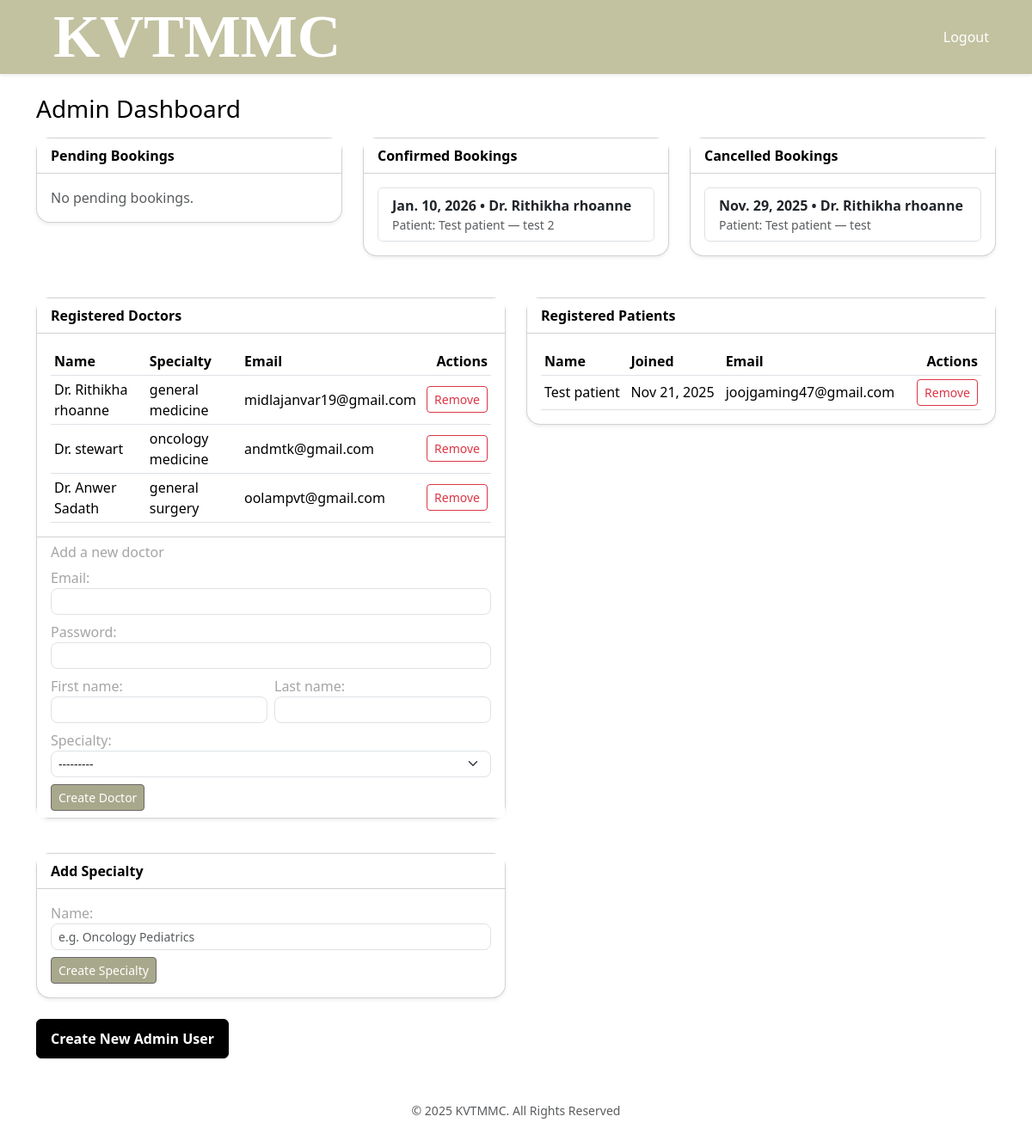
The page /appointments/admin/dashboard/ (signed in) on the database its author committed.
### appointments/models.py (models this page shows, shortened)
class Appointment(models.Model):
    class Status(models.TextChoices):
        PENDING = "PENDING", "Pending"
        CONFIRMED = "CONFIRMED", "Confirmed"
        CANCELLED = "CANCELLED", "Cancelled"
    patient = models.ForeignKey(
        settings.AUTH_USER_MODEL, on_delete=models.CASCADE, related_name="patient_appointments"
    )
    doctor = models.ForeignKey(
        settings.AUTH_USER_MODEL, on_delete=models.CASCADE, related_name="doctor_appointments"
    )
    date = models.DateField()
    reason = models.CharField(max_length=255)
    status = models.CharField(max_length=16, choices=Status.choices, default=Status.PENDING)
    created_at = models.DateTimeField(auto_now_add=True)
    notes = models.TextField(blank=True)
    class Meta:
        ordering = ["date", "doctor_id", "patient_id"]

### accounts/models.py (models this page shows, shortened)
class User(AbstractUser):
    class Roles(models.TextChoices):
        ADMIN = "ADMIN", "Admin"
        DOCTOR = "DOCTOR", "Doctor"
        PATIENT = "PATIENT", "Patient"
    role = models.CharField(max_length=16, choices=Roles.choices, default=Roles.PATIENT)

class Doctor(models.Model):
    user = models.OneToOneField(User, on_delete=models.CASCADE, related_name="doctor_profile")
    specialty = models.ForeignKey(Specialty, on_delete=models.SET_NULL, null=True, blank=True, related_name="doctors")

class Specialty(models.Model):
    name = models.CharField(max_length=100, unique=True)
    class Meta:
        ordering = ("name",)
        verbose_name = "Specialty"
        verbose_name_plural = "Specialties"
    def __str__(self):
        return self.name

class Patient(models.Model):
    user = models.OneToOneField(User, on_delete=models.CASCADE, related_name="patient_profile")
    created_at = models.DateTimeField(auto_now_add=True)
    is_active = models.BooleanField(default=True)

### appointments/views.py (the view)
        def _wrapped(request, *args, **kwargs):
            if not request.user.is_authenticated:
                return redirect("accounts:login")
            if request.user.role != role:
                messages.error(request, "You do not have permission to access this page.")
                return redirect("home")
            return view_func(request, *args, **kwargs)

### accounts/forms.py (shortened to what this page needs)
class AdminAddDoctorForm(forms.Form):
    email = forms.EmailField(label="Email", required=True, widget=forms.EmailInput(attrs={"class":"form-control form-control-sm"}))
    password = forms.CharField(label="Password", widget=forms.PasswordInput(attrs={"class":"form-control form-control-sm"}), required=True)
    first_name = forms.CharField(label="First name", required=False, widget=forms.TextInput(attrs={"class":"form-control form-control-sm"}))
    last_name = forms.CharField(label="Last name", required=False, widget=forms.TextInput(attrs={"class":"form-control form-control-sm"}))
    specialty = forms.ModelChoiceField(label="Specialty", queryset=Specialty.objects.all(), required=True, widget=forms.Select(attrs={"class":"form-select form-select-sm"}))

class SpecialtyForm(forms.ModelForm):
    class Meta:
        model = Specialty
        fields = ["name"]
        widgets = {
            "name": forms.TextInput(attrs={"class": "form-control form-control-sm", "placeholder": "e.g. Oncology Pediatrics"})
        }

### appointments/views.py (called while the page is built)
def role_required(role):
    def decorator(view_func):
        def _wrapped(request, *args, **kwargs):
            if not request.user.is_authenticated:
                return redirect("accounts:login")
            if request.user.role != role:
                messages.error(request, "You do not have permission to access this page.")
                return redirect("home")
            return view_func(request, *args, **kwargs)
        return _wrapped
    return decorator

### appointments/templates/appointments/admin_dashboard.html (shortened to what this page needs)
{% extends "base.html" %}
{% block content %}
<h3 class="text-black mb-3">Admin Dashboard</h3>
<div class="row g-4">
  <div class="col-lg-4">
    <div class="card shadow-sm">
      <div class="card-header bg-white">
        <strong class="text-black">Pending Bookings</strong>
      </div>
      <div class="card-body">
        {% if pending %}
        <div class="list-group">
          {% for a in pending %}
          <div class="list-group-item d-flex justify-content-between align-items-center">
            <div>
              <div class="fw-bold">{{ a.date }} • {{ a.doctor.get_full_name|default:a.doctor.username }}</div>
              <div class="small text-muted">Patient: {{ a.patient.get_full_name|default:a.patient.username }} — {{ a.reason }}</div>
            </div>
            <div class="d-flex gap-2">
              <a href="{% url 'appointments:admin_confirm' a.pk %}" class="btn btn-primary btn-sm">Confirm</a>
              <a href="{% url 'appointments:admin_cancel' a.pk %}" class="btn btn-cancel btn-sm">Cancel</a>
            </div>
          </div>
          {% endfor %}
        </div>
        {% else %}
        <p class="text-muted mb-0">No pending bookings.</p>
        {% endif %}
      </div>
    </div>
  </div>
  <div class="col-lg-4">
    <div class="card shadow-sm">
      <div class="card-header bg-white">
        <strong class="text-black">Confirmed Bookings</strong>
      </div>
      <div class="card-body">
        {% if confirmed %}
        <div class="list-group">
          {% for a in confirmed %}
          <div class="list-group-item">
            <div class="fw-bold">{{ a.date }} • {{ a.doctor.get_full_name|default:a.doctor.username }}</div>
            <div class="small text-muted">Patient: {{ a.patient.get_full_name|default:a.patient.username }} — {{ a.reason }}</div>
          </div>
          {% endfor %}
        </div>
        {% else %}
        <p class="text-muted mb-0">No confirmed bookings.</p>
        {% endif %}
      </div>
    </div>
  </div>
  <div class="col-lg-4">
    <div class="card shadow-sm">
      <div class="card-header bg-white">
        <strong class="text-black">Cancelled Bookings</strong>
      </div>
      <div class="card-body">
        {% if cancelled %}
        <div class="list-group">
          {% for a in cancelled %}
          <div class="list-group-item">
            <div class="fw-bold">{{ a.date }} • {{ a.doctor.get_full_name|default:a.doctor.username }}</div>
            <div class="small text-muted">Patient: {{ a.patient.get_full_name|default:a.patient.username }} — {{ a.reason }}</div>
          </div>
          {% endfor %}
        </div>
        {% else %}
        <p class="text-muted mb-0">No cancelled bookings.</p>
        {% endif %}
      </div>
    </div>
  </div>
</div>
<div class="row g-4 mt-4">
  <div class="col-lg-6">
    <div class="card shadow-sm">
      <div class="card-header bg-white d-flex justify-content-between align-items-center">
        <strong class="text-black">Registered Doctors</strong>
      </div>
      <div class="card-body">
        {% if doctors %}
          <div class="table-responsive">
            <table class="table table-sm align-middle mb-0">
              <thead>
                <tr>
                  <th>Name</th>
                  <th>Specialty</th>
                  <th>Email</th>
                  <th class="text-end">Actions</th>
                </tr>
              </thead>
              <tbody>
                {% for d in doctors %}
                <tr>
                  <td>
                    {% if d.user %}
                      {{ d.user.get_full_name|default:d.user.username }}
                    {% else %}
                      {{ d.get_full_name|default:d.username }}
                    {% endif %}
                  </td>
                  <td>
                    {% if d.specialty %}
                      {{ d.specialty.name }}
                    {% else %}
                      —
                    {% endif %}
                  </td>
                  <td>
                    {% if d.user %}
                      {{ d.user.email }}
                    {% else %}
                      {{ d.email|default:"" }}
                    {% endif %}
                  </td>
                  <td class="text-end">
                    <form method="post" action="{% url 'accounts:admin_remove_user' %}" onsubmit="return confirmDelete(this);" class="d-inline-block ms-1">
                      <button type="submit" class="btn btn-sm btn-outline-danger">Remove</button>
                    </form>
                  </td>
                </tr>
                {% endfor %}
              </tbody>
            </table>
          </div>
        {% else %}
          <p class="text-muted mb-0">No doctors registered yet.</p>
        {% endif %}
      </div>
      <div class="card-footer bg-white">
        <h6 class="mb-2">Add a new doctor</h6>
        <form method="post" class="row g-2">
          <div class="col-12">
            {{ add_doctor_form.email.label_tag }} {{ add_doctor_form.email }}
          </div>
          <div class="col-12">
            {{ add_doctor_form.password.label_tag }} {{ add_doctor_form.password }}
          </div>
          <div class="col-6">
            {{ add_doctor_form.first_name.label_tag }} {{ add_doctor_form.first_name }}
          </div>
          <div class="col-6">
            {{ add_doctor_form.last_name.label_tag }} {{ add_doctor_form.last_name }}
          </div>
          <div class="col-12">
            {{ add_doctor_form.specialty.label_tag }} {{ add_doctor_form.specialty }}
          </div>
          <div class="col-12">
            <button class="btn btn-primary btn-sm">Create Doctor</button>
          </div>
        </form>
      </div>
    </div>
  </div>
  <div class="col-lg-6">
    <div class="card shadow-sm">
      <div class="card-header bg-white d-flex justify-content-between align-items-center">
        <strong class="text-black">Registered Patients</strong>
      </div>
      <div class="card-body">
        {% if patients %}
          <div class="table-responsive">
            <table class="table table-sm align-middle mb-0">
              <thead>
                <tr>
                  <th>Name</th>
                  <th>Joined</th>
                  <th>Email</th>
                  <th class="text-end">Actions</th>
                </tr>
              </thead>
              <tbody>
                {% for p in patients %}
                <tr>
                  <td>
                    {% if p.user %}
                      {{ p.user.get_full_name|default:p.user.username }}
                    {% else %}
                      {{ p.get_full_name|default:p.username }}
                    {% endif %}
                  </td>
                  <td>
                    {% if p.user and p.user.date_joined %}{{ p.user.date_joined|date:"M d, Y" }}{% elif p.created_at %}{{ p.created_at|date:"M d, Y" }}{% else %}—{% endif %}
                  </td>
                  <td>
                    {% if p.user %}
                      {{ p.user.email }}
                    {% else %}
                      {{ p.email|default:"" }}
                    {% endif %}
                  </td>
                  <td class="text-end">
                    <form method="post" action="{% url 'accounts:admin_remove_user' %}" onsubmit="return confirmDelete(this);" class="d-inline-block ms-1">
                      <button type="submit" class="btn btn-sm btn-outline-danger">Remove</button>
                    </form>
                  </td>
                </tr>
                {% endfor %}
              </tbody>
            </table>
          </div>
        {% else %}
          <p class="text-muted mb-0">No patients registered yet.</p>
        {% endif %}
      </div>
    </div>
  </div>
</div>
<div class="row g-4 mt-3">
  <div class="col-lg-6">
    <div class="card shadow-sm">
      <div class="card-header bg-white">
        <strong class="text-black">Add Specialty</strong>
      </div>
      <div class="card-body">
        <form method="post" class="row g-2">
          <div class="col-12">
            {{ add_specialty_form.name.label_tag }} {{ add_specialty_form.name }}
          </div>
          <div class="col-12">
            <button class="btn btn-primary btn-sm">Create Specialty</button>
          </div>
        </form>
      </div>
    </div>
  </div>
</div>
<div class="mt-4">
  <a href="{% url 'accounts:signup_admin' %}" class="btn btn-admin-black">Create New Admin User</a>
</div>
{% endblock %}

### templates/base.html (shortened to what this page needs)
{% load static %}
<!DOCTYPE html>
<html lang="en">
<head>
    <link href="https://cdn.jsdelivr.net/npm/bootstrap@5.3.2/dist/css/bootstrap.min.css" rel="stylesheet">
    <link href="https://cdn.jsdelivr.net/npm/bootstrap-icons@1.11.1/font/bootstrap-icons.css" rel="stylesheet">
    <link rel="stylesheet" href="{% static 'css/style.css' %}">
</head>
<body class="bg-gradient">
<nav class="navbar navbar-expand-lg navbar-dark bg-primary shadow-sm">
    <div class="container">
        <a class="navbar-brand fw-bold p-0 m-0" href="{% url 'home' %}">
    <span class="kvtmmc">KVTMMC</span>
</a>
        <div class="collapse navbar-collapse" id="navMain">
            <ul class="navbar-nav ms-auto">
                {% if user.is_authenticated %}
                    <li class="nav-item">
                        <a class="nav-link text-white" href="{% url 'accounts:logout' %}">Logout</a>
                    </li>
                {% else %}
                    <li class="nav-item"><a class="nav-link text-white" href="{% url 'accounts:login' %}">Login</a></li>
                    <li class="nav-item"><a class="nav-link text-white" href="{% url 'accounts:signup_patient' %}">Register</a></li>
                {% endif %}
            </ul>
        </div>
    </div>
</nav>
<main class="container py-4">
    {% block content %}{% endblock %}
</main>
<footer class="text-center py-4 text-muted">
    <small>&copy; {{ now|date:"Y" }} 2025 KVTMMC. All Rights Reserved</small>
</footer>
</body>
</html>

### static/css/style.css (style rules this page uses)
body { color: #000; }
.bg-gradient { background: linear-gradient(135deg, #ffffff 0%, #ffffff 100%); min-height: 100vh; }
.navbar.bg-primary { background-color: #c2c2a1 !important; }
.btn-primary { background-color: #ffffff; border-color: #ffffff; }
.form-control, .form-select { border-radius: .5rem; }
.card { border-radius: 1rem; color: #a5a5a5; }
.text-black { color: #000 !important; }
.kvtmmc { background-color: #c2c2a1; color: white; font-size: 70px; font-weight: bold; font-family: "Times New Roman", serif; padding: 0 20px; line-height: 1; display: inline-block; }
.btn-primary { background-color: #a8a88c !important; border-color: #686868 !important; color: #ffffff !important; }
.btn-admin-black { background-color: #000 !important; border-color: #000 !important; color: #fff !important; font-weight: 600; padding: 10px 16px; border-radius: 6px; }

### rows shown on the page
Appointment: date "Jan. 10, 2026", doctor.get_full_name "Dr. Rithikha rhoanne", patient.get_full_name "Test patient", reason "test 2"
Appointment: date "Nov. 29, 2025", doctor.get_full_name "Dr. Rithikha rhoanne", patient.get_full_name "Test patient", reason "test"
Doctor: user.get_full_name "Dr. Rithikha rhoanne", specialty.name "general medicine", user.email "midlajanvar19@gmail.com"
Doctor: user.get_full_name "Dr. stewart", specialty.name "oncology medicine", user.email "andmtk@gmail.com"
Doctor: user.get_full_name "Dr. Anwer Sadath", specialty.name "general surgery", user.email "oolampvt@gmail.com"
Patient: user.get_full_name "Test patient", user.date_joined "Nov 21, 2025", user.email "joojgaming47@gmail.com"

### other values the page prints
{{ add_doctor_form.email.label_tag }} "Email:"
{{ add_doctor_form.password.label_tag }} "Password:"
{{ add_doctor_form.first_name.label_tag }} "First name:"
{{ add_doctor_form.last_name.label_tag }} "Last name:"
{{ add_doctor_form.specialty.label_tag }} "Specialty:"
{{ add_specialty_form.name.label_tag }} "Name:"
